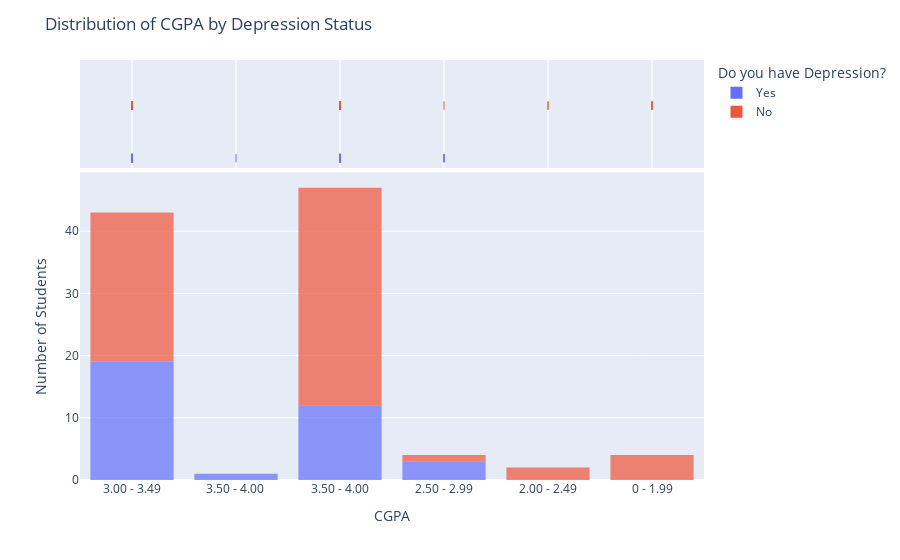

Notebook code cell kept with this figure:
### Code cell
# Create a histogram of CGPA
fig = px.histogram(data_s, x='What is your CGPA?', nbins=10, opacity=0.7,
                   color='Do you have Depression?', marginal='rug')

# Customize plot layout
fig.update_layout(
    title='Distribution of CGPA by Depression Status',
    xaxis_title='CGPA',
    yaxis_title='Number of Students'
)

# Show plot
fig.show()

### Figure 1 — Plotly figure (JSON) as saved in the notebook; plotly's stock layout.template omitted (floating-point values rounded to 4 significant figures)
{"data": [{"alignmentgroup": "True", "bingroup": "x", "hovertemplate": "Do you have Depression?=Yes<br>What is your CGPA?=%{x}<br>count=%{y}<extra></extra>", "legendgroup": "Yes", "marker": {"color": "#636efa", "opacity": 0.7, "pattern": {"shape": ""}}, "name": "Yes", "nbinsx": 10, "offsetgroup": "Yes", "orientation": "v", "showlegend": true, "type": "histogram", "x": ["3.00 - 3.49", "3.00 - 3.49", "3.00 - 3.49", "3.50 - 4.00 ", "3.50 - 4.00", "3.00 - 3.49", "3.00 - 3.49", "3.50 - 4.00", "3.50 - 4.00", "3.00 - 3.49", "3.50 - 4.00", "3.50 - 4.00", "3.00 - 3.49", "3.00 - 3.49", "2.50 - 2.99", "2.50 - 2.99", "3.00 - 3.49", "3.00 - 3.49", "2.50 - 2.99", "3.00 - 3.49", "3.50 - 4.00", "3.00 - 3.49", "3.50 - 4.00", "3.00 - 3.49", "3.50 - 4.00", "3.00 - 3.49", "3.00 - 3.49", "3.50 - 4.00", "3.00 - 3.49", "3.50 - 4.00", "3.50 - 4.00", "3.00 - 3.49", "3.00 - 3.49", "3.00 - 3.49", "3.50 - 4.00"], "xaxis": "x", "yaxis": "y"}, {"alignmentgroup": "True", "boxpoints": "all", "fillcolor": "rgba(255,255,255,0)", "hoveron": "points", "hovertemplate": "Do you have Depression?=Yes<br>What is your CGPA?=%{x}<extra></extra>", "jitter": 0, "legendgroup": "Yes", "line": {"color": "rgba(255,255,255,0)"}, "marker": {"color": "#636efa", "symbol": "line-ns-open"}, "name": "Yes", "offsetgroup": "Yes", "showlegend": false, "type": "box", "x": ["3.00 - 3.49", "3.00 - 3.49", "3.00 - 3.49", "3.50 - 4.00 ", "3.50 - 4.00", "3.00 - 3.49", "3.00 - 3.49", "3.50 - 4.00", "3.50 - 4.00", "3.00 - 3.49", "3.50 - 4.00", "3.50 - 4.00", "3.00 - 3.49", "3.00 - 3.49", "2.50 - 2.99", "2.50 - 2.99", "3.00 - 3.49", "3.00 - 3.49", "2.50 - 2.99", "3.00 - 3.49", "3.50 - 4.00", "3.00 - 3.49", "3.50 - 4.00", "3.00 - 3.49", "3.50 - 4.00", "3.00 - 3.49", "3.00 - 3.49", "3.50 - 4.00", "3.00 - 3.49", "3.50 - 4.00", "3.50 - 4.00", "3.00 - 3.49", "3.00 - 3.49", "3.00 - 3.49", "3.50 - 4.00"], "xaxis": "x2", "yaxis": "y2"}, {"alignmentgroup": "True", "bingroup": "x", "hovertemplate": "Do you have Depression?=No<br>What is your CGPA?=%{x}<br>count=%{y}<extra></extra>", "legendgroup": "No", "marker": {"color": "#EF553B", "opacity": 0.7, "pattern": {"shape": ""}}, "name": "No", "nbinsx": 10, "offsetgroup": "No", "orientation": "v", "showlegend": true, "type": "histogram", "x": ["3.00 - 3.49", "3.00 - 3.49", "3.50 - 4.00", "3.50 - 4.00", "2.50 - 2.99", "3.50 - 4.00", "3.50 - 4.00", "3.00 - 3.49", "3.50 - 4.00", "3.50 - 4.00", "3.00 - 3.49", "3.50 - 4.00", "3.00 - 3.49", "3.00 - 3.49", "3.50 - 4.00", "3.00 - 3.49", "3.50 - 4.00", "3.50 - 4.00", "3.50 - 4.00", "3.00 - 3.49", "3.00 - 3.49", "3.50 - 4.00", "2.00 - 2.49", "3.50 - 4.00", "3.00 - 3.49", "3.50 - 4.00", "0 - 1.99", "3.50 - 4.00", "3.50 - 4.00", "3.50 - 4.00", "3.50 - 4.00", "3.50 - 4.00", "3.50 - 4.00", "3.00 - 3.49", "3.00 - 3.49", "3.50 - 4.00", "3.50 - 4.00", "3.00 - 3.49", "3.00 - 3.49", "3.50 - 4.00", "3.50 - 4.00", "3.50 - 4.00", "3.50 - 4.00", "3.00 - 3.49", "3.00 - 3.49", "3.00 - 3.49", "3.50 - 4.00", "0 - 1.99", "3.50 - 4.00", "3.50 - 4.00", "3.00 - 3.49", "0 - 1.99", "3.50 - 4.00", "3.50 - 4.00", "3.00 - 3.49", "3.00 - 3.49", "3.00 - 3.49", "3.00 - 3.49", "2.00 - 2.49", "3.50 - 4.00", "3.00 - 3.49", "0 - 1.99", "3.50 - 4.00", "3.50 - 4.00", "3.50 - 4.00", "3.00 - 3.49"], "xaxis": "x", "yaxis": "y"}, {"alignmentgroup": "True", "boxpoints": "all", "fillcolor": "rgba(255,255,255,0)", "hoveron": "points", "hovertemplate": "Do you have Depression?=No<br>What is your CGPA?=%{x}<extra></extra>", "jitter": 0, "legendgroup": "No", "line": {"color": "rgba(255,255,255,0)"}, "marker": {"color": "#EF553B", "symbol": "line-ns-open"}, "name": "No", "offsetgroup": "No", "showlegend": false, "type": "box", "x": ["3.00 - 3.49", "3.00 - 3.49", "3.50 - 4.00", "3.50 - 4.00", "2.50 - 2.99", "3.50 - 4.00", "3.50 - 4.00", "3.00 - 3.49", "3.50 - 4.00", "3.50 - 4.00", "3.00 - 3.49", "3.50 - 4.00", "3.00 - 3.49", "3.00 - 3.49", "3.50 - 4.00", "3.00 - 3.49", "3.50 - 4.00", "3.50 - 4.00", "3.50 - 4.00", "3.00 - 3.49", "3.00 - 3.49", "3.50 - 4.00", "2.00 - 2.49", "3.50 - 4.00", "3.00 - 3.49", "3.50 - 4.00", "0 - 1.99", "3.50 - 4.00", "3.50 - 4.00", "3.50 - 4.00", "3.50 - 4.00", "3.50 - 4.00", "3.50 - 4.00", "3.00 - 3.49", "3.00 - 3.49", "3.50 - 4.00", "3.50 - 4.00", "3.00 - 3.49", "3.00 - 3.49", "3.50 - 4.00", "3.50 - 4.00", "3.50 - 4.00", "3.50 - 4.00", "3.00 - 3.49", "3.00 - 3.49", "3.00 - 3.49", "3.50 - 4.00", "0 - 1.99", "3.50 - 4.00", "3.50 - 4.00", "3.00 - 3.49", "0 - 1.99", "3.50 - 4.00", "3.50 - 4.00", "3.00 - 3.49", "3.00 - 3.49", "3.00 - 3.49", "3.00 - 3.49", "2.00 - 2.49", "3.50 - 4.00", "3.00 - 3.49", "0 - 1.99", "3.50 - 4.00", "3.50 - 4.00", "3.50 - 4.00", "3.00 - 3.49"], "xaxis": "x2", "yaxis": "y2"}], "layout": {"barmode": "relative", "legend": {"title": {"text": "Do you have Depression?"}, "tracegroupgap": 0}, "margin": {"t": 60}, "title": {"text": "Distribution of CGPA by Depression Status"}, "xaxis": {"anchor": "y", "domain": [0, 1], "title": {"text": "CGPA"}}, "xaxis2": {"anchor": "y2", "domain": [0, 1], "matches": "x", "showgrid": true, "showticklabels": false}, "yaxis": {"anchor": "x", "domain": [0, 0.7326], "title": {"text": "Number of Students"}}, "yaxis2": {"anchor": "x2", "domain": [0.7426, 1], "matches": "y2", "showgrid": false, "showline": false, "showticklabels": false, "ticks": ""}}}
